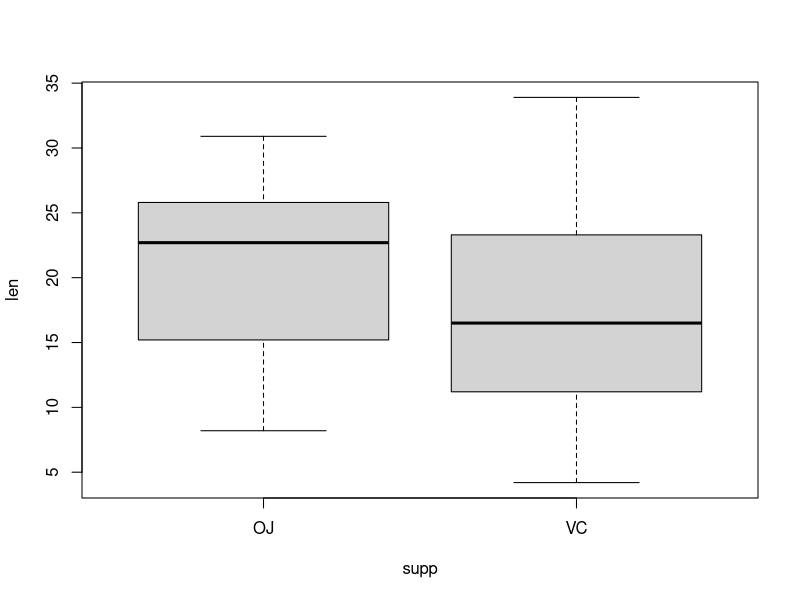
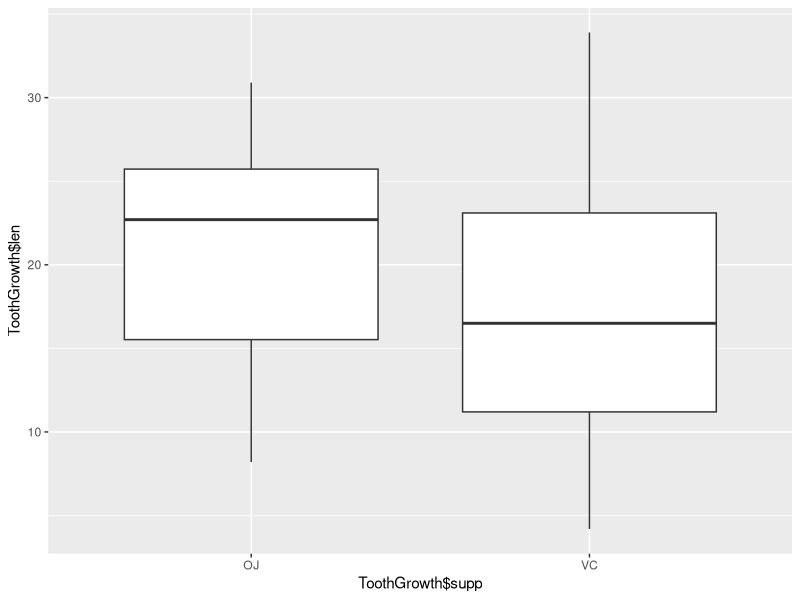
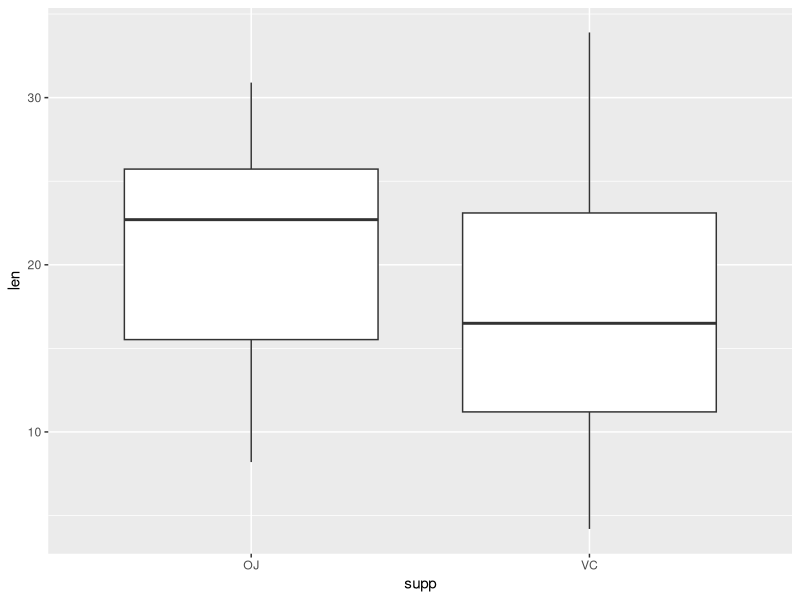
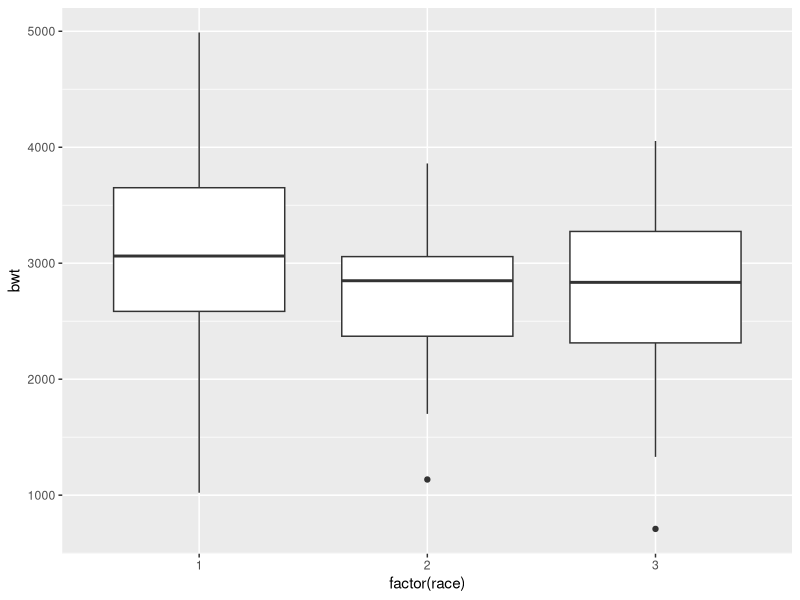
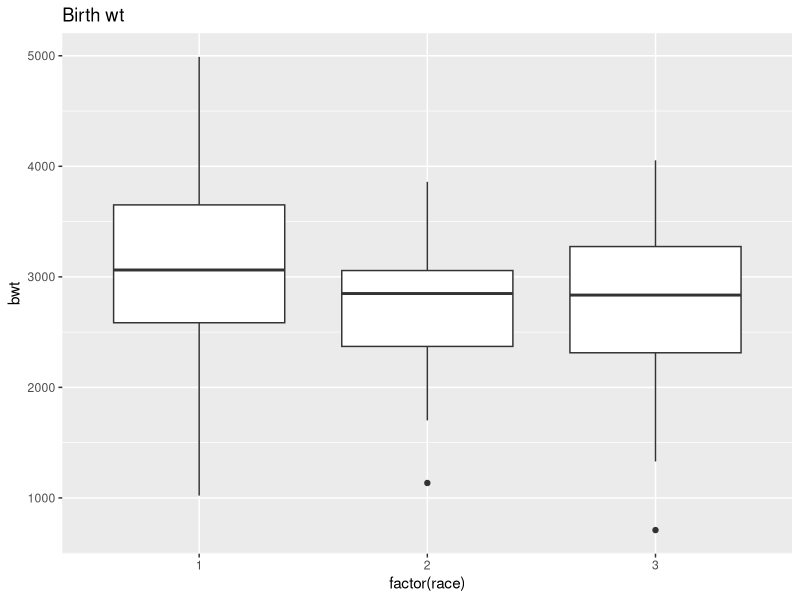
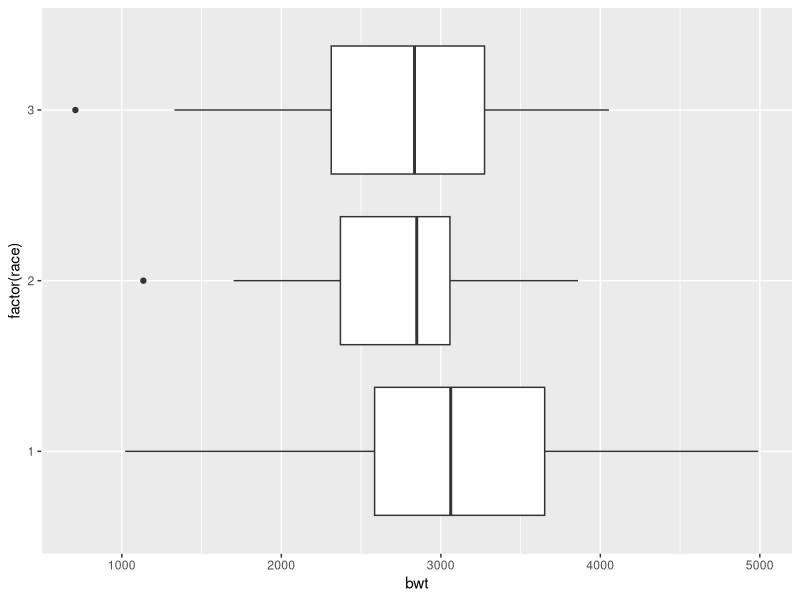
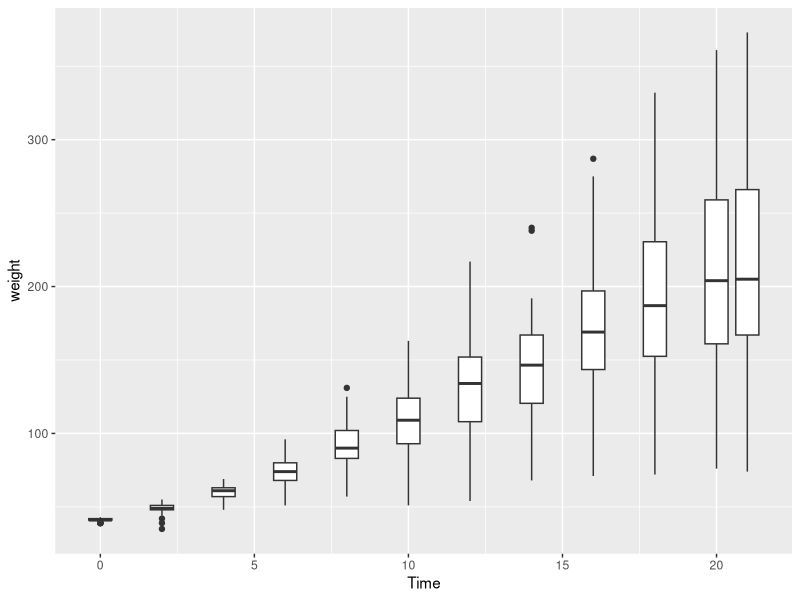
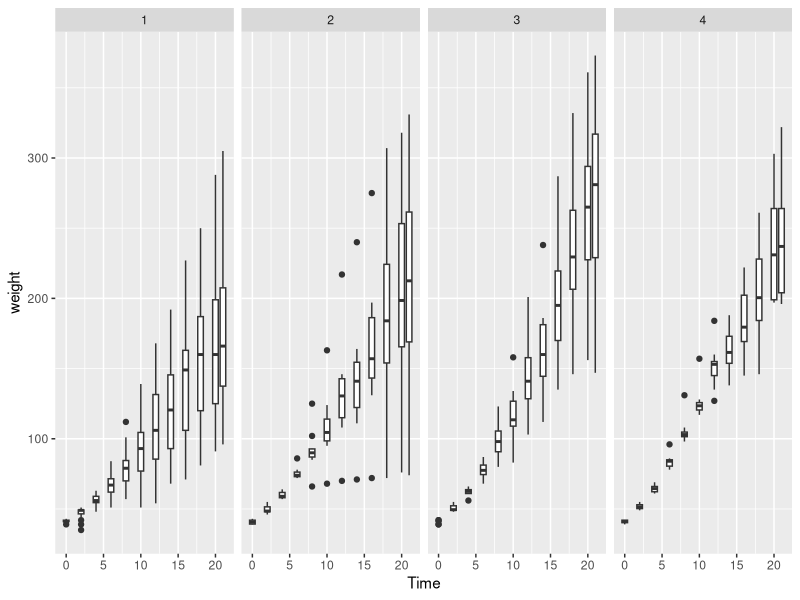

Recreate these plots in R, in order.
#########################
#################Boxplot- visualize the 5 point data summary
#for continuous data

data("ToothGrowth")
head(ToothGrowth)

boxplot(len ~ supp, data = ToothGrowth) #compare tooth length
#for two different supp

library(ggplot2)
qplot(ToothGrowth$supp, ToothGrowth$len, geom="boxplot")
#or 
ggplot(ToothGrowth, aes(x=supp, y=len)) + geom_boxplot()

library(MASS)
head(birthwt)

ggplot(birthwt, aes(x=factor(race), y=bwt)) + geom_boxplot()
#compare numerical variables across categories

ggplot(birthwt, aes(x=factor(race), y=bwt)) + geom_boxplot()+ggtitle("Birth wt")
#compare numerical variables across categories

ggplot(birthwt, aes(x=factor(race), y=bwt)) + geom_boxplot()+coord_flip()

#horizontal boxplots

head(ChickWeight)
summary(ChickWeight)

ggplot(ChickWeight, aes(x=Time, y=weight))+ 
  geom_boxplot(aes(group=Time))
#group the response and weight according to time

ggplot(ChickWeight, aes(x=Time, y=weight))+ 
  geom_boxplot(aes(group=Time))+facet_grid(. ~ Diet)
#group response variable
#panels according to diet

data("diamonds")
head(diamonds)

ggplot(diamonds, aes(factor(cut), price, fill=cut)) + geom_boxplot() + ggtitle("Diamond Price according Cut") + xlab("Type of Cut") + ylab("Diamond Price U$")
#fill-specify colour according to cut